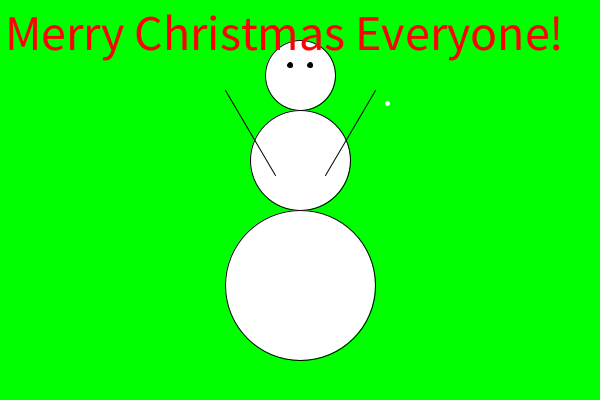
Frame 1 (no input)
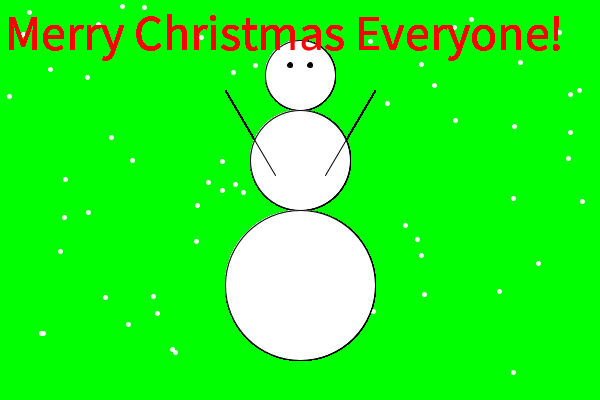
Frame 60 (the mouse pressed at the canvas centre just before this capture)
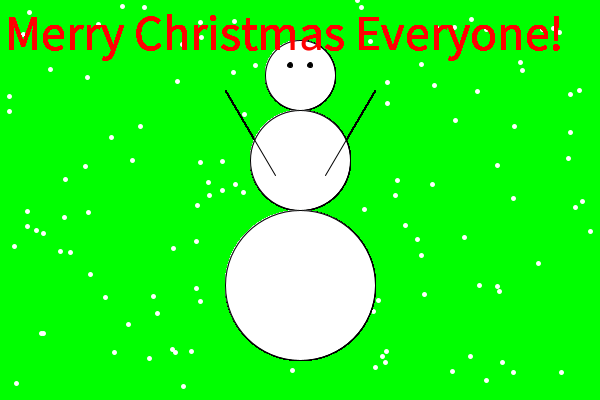
Frame 120 (the mouse held since frame 60 and released just before this capture)

The Processing sketch that drew these frames (run headless with seeded random() and noise(); from frame 60 on, the mouse is pressed at the canvas centre):

// Processing sketch: processing_124172
// ── processing_124172.pde

void setup()
{  //setup function called initially, only once
  size(600, 400);
  background(0,255,0);  //set background white
  smooth();
}
void draw()
{
stroke(0,0,0);
strokeWeight(1);
fill(255,255,255);
ellipse(300,75,70,70);
ellipse(300,160,100,100);
ellipse(300,285,150,150);

fill(0,0,0);
ellipse(290,65,5,5);
ellipse(310,65,5,5);

line(275,175,225,90);
line(325,175,375,90);

 fill(255,0,0);
textSize(50);
text("Merry Christmas Everyone!", 5,50);

stroke(255,255,255);
strokeWeight(5);
point(random(width), random(height));
}
